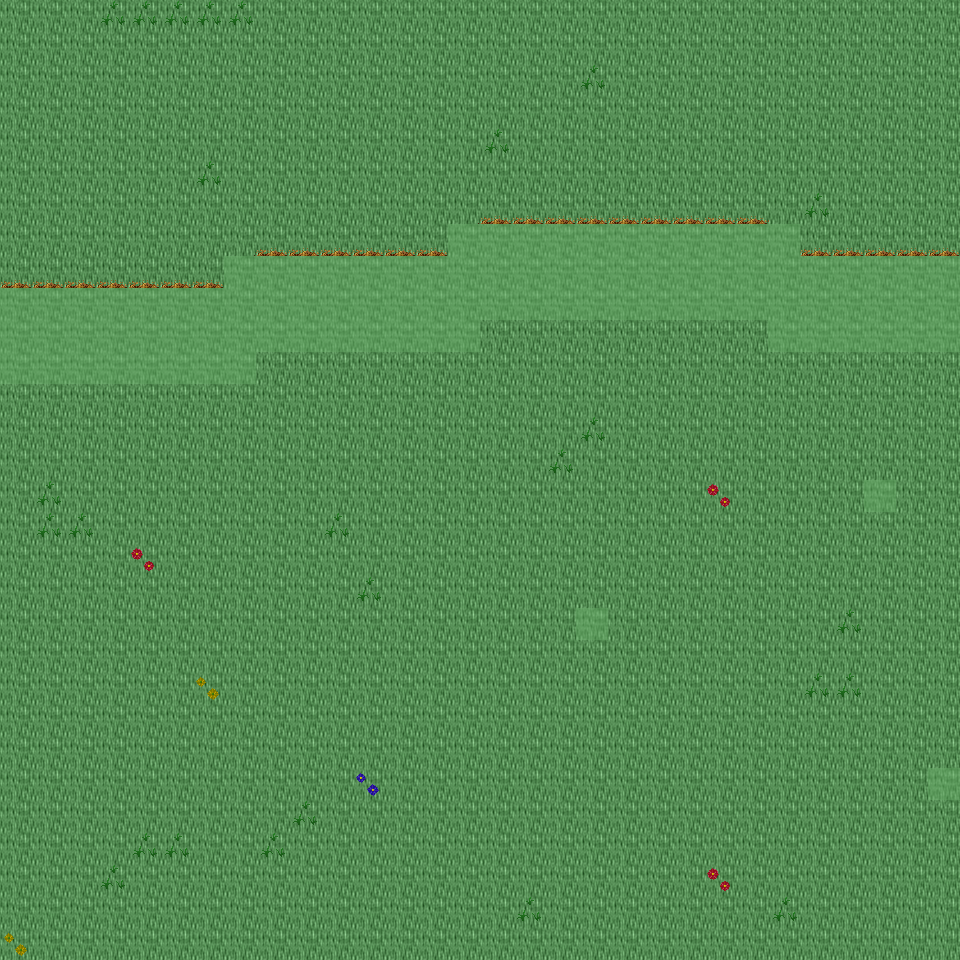

Rendered tile map (Tiled .tmx) drawn with the repository's tilesets; below, a short description and the map source with its tile grids summarised:
An orthogonal 30x30 tile map with 32x32 px tiles, 6 tile layers (Ground, Object, Object2, Above, ...), 19 tilesets and 7 objects (7x mapExit).

<map version="1.0" orientation="orthogonal" renderorder="right-down" width="30" height="30" tilewidth="32" tileheight="32" nextobjectid="8">
  <tileset firstgid="1" name="tileset_ground_ground" tilewidth="32" tileheight="32" tilecount="33" columns="3">
    <image source="../drawable/tileset_ground_ground.png" width="96" height="352" />
  </tileset>
  <tileset firstgid="34" name="tileset_ground_water_pool" tilewidth="32" tileheight="32" tilecount="72" columns="3">
    <image source="../drawable/tileset_ground_water_pool.png" width="96" height="768" />
  </tileset>
  <tileset firstgid="106" name="tileset_ground_ridge_earth_dark" tilewidth="32" tileheight="32" tilecount="96" columns="12">
    <image source="../drawable/tileset_ground_ridge_earth_dark.png" width="384" height="256" />
  </tileset>
  <tileset firstgid="202" name="tileset_ground_grass_edges" tilewidth="32" tileheight="32" tilecount="36" columns="12">
    <image source="../drawable/tileset_ground_grass_edges.png" width="384" height="96" />
  </tileset>
  <tileset firstgid="238" name="tileset_ground_earth_edges" tilewidth="32" tileheight="32" tilecount="18" columns="6">
    <image source="../drawable/tileset_ground_earth_edges.png" width="192" height="96" />
  </tileset>
  <tileset firstgid="256" name="tileset_ground_grass_corners" tilewidth="32" tileheight="32" tilecount="24" columns="6">
    <image source="../drawable/tileset_ground_grass_corners.png" width="192" height="128" />
  </tileset>
  <tileset firstgid="280" name="tileset_plant_grasses" tilewidth="32" tileheight="32" tilecount="6" columns="3">
    <image source="../drawable/tileset_plant_grasses.png" width="96" height="64" />
  </tileset>
  <tileset firstgid="286" name="tileset_plant_flower_daisy_blue" tilewidth="32" tileheight="32" tilecount="8" columns="2">
    <image source="../drawable/tileset_plant_flower_daisy_blue.png" width="64" height="128" />
  </tileset>
  <tileset firstgid="294" name="tileset_plant_flower_daisy_yellow" tilewidth="32" tileheight="32" tilecount="8" columns="2">
    <image source="../drawable/tileset_plant_flower_daisy_yellow.png" width="64" height="128" />
  </tileset>
  <tileset firstgid="302" name="tileset_plant_bush_bushes" tilewidth="32" tileheight="32" tilecount="10" columns="5">
    <image source="../drawable/tileset_plant_bush_bushes.png" width="160" height="64" />
  </tileset>
  <tileset firstgid="312" name="tileset_plant_flower_daisy_red" tilewidth="32" tileheight="32" tilecount="8" columns="2">
    <image source="../drawable/tileset_plant_flower_daisy_red.png" width="64" height="128" />
  </tileset>
  <tileset firstgid="320" name="tileset_plant_flower_daisy_white" tilewidth="32" tileheight="32" tilecount="8" columns="2">
    <image source="../drawable/tileset_plant_flower_daisy_white.png" width="64" height="128" />
  </tileset>
  <tileset firstgid="328" name="tileset_item_statue_bird" tilewidth="32" tileheight="32" tilecount="8" columns="2">
    <image source="../drawable/tileset_item_statue_bird.png" width="64" height="128" />
  </tileset>
  <tileset firstgid="336" name="tileset_logic_collision" tilewidth="32" tileheight="32" tilecount="1" columns="1">
    <image source="../drawable/tileset_logic_collision.png" width="32" height="32" />
  </tileset>
  <tileset firstgid="337" name="tileset_ground_green_paving" tilewidth="32" tileheight="32" tilecount="18" columns="3">
    <image source="../drawable/tileset_ground_green_paving.png" width="96" height="192" />
  </tileset>
  <tileset firstgid="355" name="tileset_logic_protection" tilewidth="32" tileheight="32" tilecount="2" columns="2">
    <image source="../drawable/tileset_logic_protection.png" width="64" height="32" />
  </tileset>
  <tileset firstgid="357" name="tileset_building_castle" tilewidth="32" tileheight="32" tilecount="320" columns="20">
    <image source="../drawable/tileset_building_castle.png" width="640" height="512" />
  </tileset>
  <tileset firstgid="677" name="tileset_logic_creature_reptile" tilewidth="32" tileheight="32" tilecount="7" columns="7">
    <image source="../drawable/tileset_logic_creature_reptile.png" width="224" height="32" />
  </tileset>
  <tileset firstgid="684" name="tileset_logic_creature_rodent" tilewidth="32" tileheight="32" tilecount="8" columns="8">
    <image source="../drawable/tileset_logic_creature_rodent.png" width="256" height="32" />
  </tileset>
  <layer name="Ground" width="30" height="30">
    <data>[900 cells, 900 non-empty, 1 distinct tile ids]</data>
  </layer>
  <layer name="Object" width="30" height="30">
    <data>[900 cells, 123 non-empty, 14 distinct tile ids]</data>
  </layer>
  <layer name="Object2" width="30" height="30">
    <data>[900 cells, 35 non-empty, 5 distinct tile ids]</data>
  </layer>
  <layer name="Above" width="30" height="30">
    <data>[900 cells, 0 non-empty, 0 distinct tile ids]</data>
  </layer>
  <layer name="Above2" width="30" height="30">
    <data>[900 cells, 0 non-empty, 0 distinct tile ids]</data>
  </layer>
  <layer name="Walkable" width="30" height="30">
    <data>[900 cells, 96 non-empty, 1 distinct tile ids]</data>
  </layer>
  <objectgroup name="MapEvents">
    <object id="1" name="north" type="mapExit" x="0" y="0" width="960" height="32">
      <properties>
        <property name="map" value="level_0_x88_y94" />
        <property name="x" value="0" />
        <property name="y" value="28" />
      </properties>
    </object>
    <object id="2" name="south" type="mapExit" x="0" y="928" width="960" height="32">
      <properties>
        <property name="map" value="level_0_x88_y96" />
        <property name="x" value="0" />
        <property name="y" value="1" />
      </properties>
    </object>
    <object id="3" name="west" type="mapExit" x="0" y="0" width="32" height="288">
      <properties>
        <property name="map" value="level_0_x87_y95" />
        <property name="x" value="28" />
        <property name="y" value="0" />
      </properties>
    </object>
    <object id="4" name="west2" type="mapExit" x="0" y="384" width="32" height="576">
      <properties>
        <property name="map" value="level_0_x87_y95" />
        <property name="x" value="28" />
        <property name="y" value="12" />
      </properties>
    </object>
    <object id="5" name="east" type="mapExit" x="928" y="0" width="32" height="256">
      <properties>
        <property name="map" value="level_0_x89_y95" />
        <property name="x" value="1" />
        <property name="y" value="0" />
      </properties>
    </object>
    <object id="6" name="east2" type="mapExit" x="928" y="352" width="32" height="416">
      <properties>
        <property name="map" value="level_0_x89_y95" />
        <property name="x" value="1" />
        <property name="y" value="11" />
      </properties>
    </object>
    <object id="7" name="east3" type="mapExit" x="928" y="800" width="32" height="160">
      <properties>
        <property name="map" value="level_0_x89_y95" />
        <property name="x" value="1" />
        <property name="y" value="25" />
      </properties>
    </object>
  </objectgroup>
</map>
